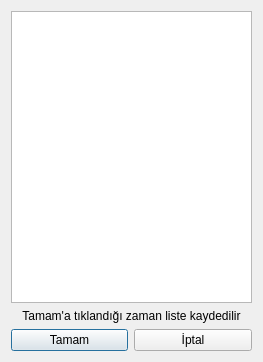
<?xml version="1.0" encoding="UTF-8"?>
<ui version="4.0">
 <class>ekleCalisanKonum</class>
 <widget class="QDialog" name="ekleCalisanKonum">
  <property name="geometry">
   <rect>
    <x>0</x>
    <y>0</y>
    <width>263</width>
    <height>362</height>
   </rect>
  </property>
  <property name="windowTitle">
   <string>Dialog</string>
  </property>
  <layout class="QGridLayout" name="gridLayout">
   <item row="0" column="0" colspan="2">
    <widget class="QTableWidget" name="tableWidget"/>
   </item>
   <item row="2" column="0">
    <widget class="QPushButton" name="btnTamam">
     <property name="text">
      <string>Tamam</string>
     </property>
    </widget>
   </item>
   <item row="2" column="1">
    <widget class="QPushButton" name="btnIptal">
     <property name="text">
      <string>İptal</string>
     </property>
    </widget>
   </item>
   <item row="1" column="0" colspan="2">
    <widget class="QLabel" name="label">
     <property name="text">
      <string>Tamam'a tıklandığı zaman liste kaydedilir</string>
     </property>
     <property name="alignment">
      <set>Qt::AlignCenter</set>
     </property>
    </widget>
   </item>
  </layout>
 </widget>
 <resources/>
 <connections/>
</ui>
